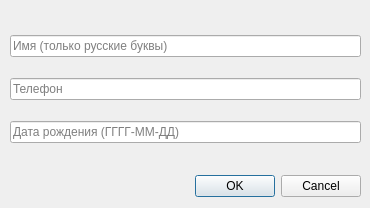
<?xml version="1.0" encoding="UTF-8"?>
<ui version="4.0">
 <class>FillingContactWindow</class>
 <widget class="QDialog" name="FillingContactWindow">
  <property name="geometry">
   <rect>
    <x>0</x>
    <y>0</y>
    <width>370</width>
    <height>208</height>
   </rect>
  </property>
  <property name="windowTitle">
   <string>Dialog</string>
  </property>
  <widget class="QDialogButtonBox" name="buttonBox">
   <property name="geometry">
    <rect>
     <x>180</x>
     <y>170</y>
     <width>181</width>
     <height>32</height>
    </rect>
   </property>
   <property name="orientation">
    <enum>Qt::Horizontal</enum>
   </property>
   <property name="standardButtons">
    <set>QDialogButtonBox::Cancel|QDialogButtonBox::Ok</set>
   </property>
  </widget>
  <widget class="QWidget" name="layoutWidget">
   <property name="geometry">
    <rect>
     <x>10</x>
     <y>20</y>
     <width>351</width>
     <height>141</height>
    </rect>
   </property>
   <layout class="QVBoxLayout" name="verticalLayout">
    <item>
     <widget class="QLineEdit" name="line_edit_name">
      <property name="placeholderText">
       <string>Имя (только русские буквы)</string>
      </property>
     </widget>
    </item>
    <item>
     <widget class="QLineEdit" name="line_edit_phone">
      <property name="text">
       <string/>
      </property>
      <property name="placeholderText">
       <string>Телефон</string>
      </property>
     </widget>
    </item>
    <item>
     <widget class="QLineEdit" name="line_edit_birthday">
      <property name="text">
       <string/>
      </property>
      <property name="placeholderText">
       <string>Дата рождения (ГГГГ-ММ-ДД)</string>
      </property>
     </widget>
    </item>
   </layout>
  </widget>
  <widget class="QLabel" name="label_info">
   <property name="geometry">
    <rect>
     <x>10</x>
     <y>170</y>
     <width>211</width>
     <height>31</height>
    </rect>
   </property>
   <property name="text">
    <string/>
   </property>
  </widget>
 </widget>
 <resources/>
 <connections>
  <connection>
   <sender>buttonBox</sender>
   <signal>accepted()</signal>
   <receiver>FillingContactWindow</receiver>
   <slot>accept()</slot>
   <hints>
    <hint type="sourcelabel">
     <x>248</x>
     <y>254</y>
    </hint>
    <hint type="destinationlabel">
     <x>157</x>
     <y>274</y>
    </hint>
   </hints>
  </connection>
  <connection>
   <sender>buttonBox</sender>
   <signal>rejected()</signal>
   <receiver>FillingContactWindow</receiver>
   <slot>reject()</slot>
   <hints>
    <hint type="sourcelabel">
     <x>316</x>
     <y>260</y>
    </hint>
    <hint type="destinationlabel">
     <x>286</x>
     <y>274</y>
    </hint>
   </hints>
  </connection>
 </connections>
</ui>
